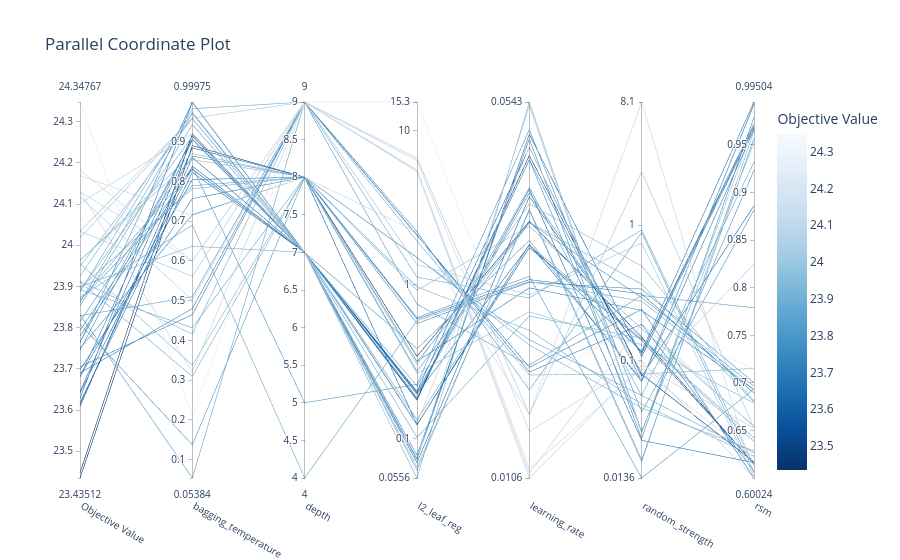

The cell this chart's notebook holds for it:
### Code cell
from optuna import visualization

cv_results = (
    study.trials_dataframe(
        attrs=("number", "value", "params", "user_attrs", "state")
    )
    .sort_values("value", na_position="last")
    .reset_index(drop=True)
)

# print(f"Best mean CV RMSE: {study.best_value:.3f}")
# print(f"Refit iterations: {study.best_trial.user_attrs['refit_iterations']}")
# cv_results.head(10)
visualization.plot_parallel_coordinate(study)
